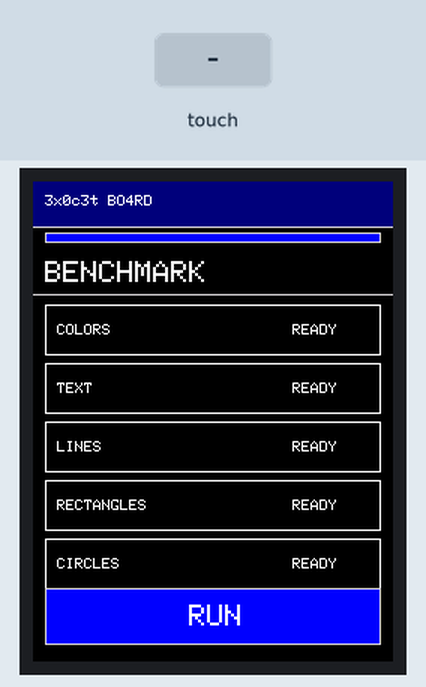
This sketch was run on a simulated ESP32. Parts: 240×320 colour display. The inputs (shaded band) are chosen by the test bench. What the sketch prints to the serial monitor is not drawn.

Above: at 1.7 s.
1.8 s: screen touched at 13 % across, 50 % down
At 2.2 s:
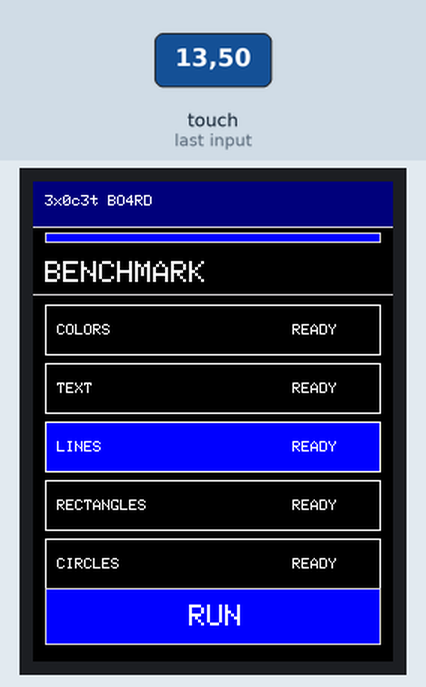
3.3 s: screen touched at 13 % across, 90 % down
At 5.4 s:
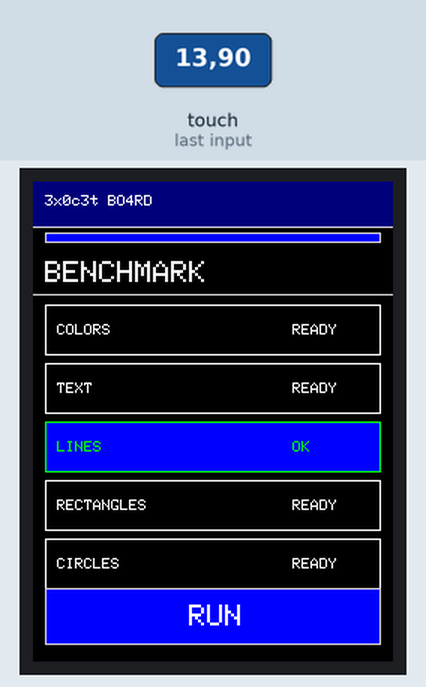
6.2 s: screen touched at 38 % across, 50 % down
At 6.7 s:
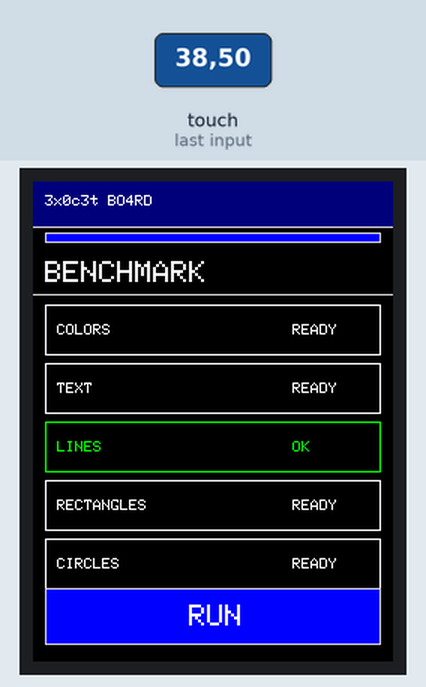
Timing chart, 0 to 9.2 s (numbered marks = the images above; inputs shaded):
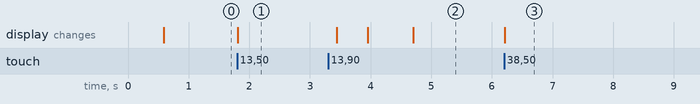

The sketch:

AFFICHAGE.ino
```cpp
#include "settings.h"
#include "display.h"
#include "menu.h"
#include "touch.h"

// ============================================================
// SETUP
// ============================================================

void setup()
{
    Serial.begin(DEBUG_SERIAL_BAUD);

    delay(200);

    Serial.println();
    Serial.println("==============================");
    Serial.println("  3x0c3t BO4RD AFFICHAGE");
    Serial.println("==============================");

    Serial.println("[TFT] Initialisation...");

    displayInit();

    Serial.println("[TFT] OK");

    Serial.println("[TOUCH] Initialisation...");

    touchInit();

    Serial.println("[TOUCH] OK");

    menuInit();

    Serial.println("[MENU] OK");
}

// ============================================================
// LOOP
// ============================================================

void loop()
{
    menuLoop();

    delay(10);
}
```

benchmark.cpp
```cpp
#include "benchmark.h"
#include "display.h"


// ============================================================
// ETAT
// ============================================================

static bool selected[BENCHMARK_COUNT];

static BenchmarkStatus status[
    BENCHMARK_COUNT
];

static int result[
    BENCHMARK_COUNT
];


// ============================================================
// NOMS
// ============================================================

const char* benchmarkName(
    uint8_t index
)
{
    switch (index)
    {
        case 0:
            return "COLORS";

        case 1:
            return "TEXT";

        case 2:
            return "LINES";

        case 3:
            return "RECTANGLES";

        case 4:
            return "CIRCLES";

        default:
            return "UNKNOWN";
    }
}


// ============================================================
// NOMBRE
// ============================================================

uint8_t benchmarkCount()
{
    return BENCHMARK_COUNT;
}


// ============================================================
// INITIALISATION
// ============================================================

void benchmarkInit()
{
    for (
        uint8_t i = 0;
        i < BENCHMARK_COUNT;
        i++
    )
    {
        selected[i] = false;

        status[i] =
            BENCHMARK_IDLE;

        result[i] = 0;
    }
}


// ============================================================
// SELECTION
// ============================================================

bool benchmarkIsSelected(
    uint8_t index
)
{
    if (index >= BENCHMARK_COUNT)
    {
        return false;
    }

    return selected[index];
}


// ============================================================
// STATUS
// ============================================================

BenchmarkStatus benchmarkGetStatus(
    uint8_t index
)
{
    if (index >= BENCHMARK_COUNT)
    {
        return BENCHMARK_ERROR;
    }

    return status[index];
}


// ============================================================
// TOGGLE
// ============================================================

void benchmarkToggle(
    uint8_t index
)
{
    if (index >= BENCHMARK_COUNT)
    {
        return;
    }

    selected[index] =
        !selected[index];
}


// ============================================================
// SELECT ALL
// ============================================================

void benchmarkSelectAll()
{
    for (
        uint8_t i = 0;
        i < BENCHMARK_COUNT;
        i++
    )
    {
        selected[i] = true;
    }
}


// ============================================================
// CLEAR ALL
// ============================================================

void benchmarkClearAll()
{
    for (
        uint8_t i = 0;
        i < BENCHMARK_COUNT;
        i++
    )
    {
        selected[i] = false;
    }
}


// ============================================================
// BENCHMARK COLORS
// ============================================================

void benchmarkColors()
{
    TFT_eSPI& tft =
        displayGetTFT();

    tft.fillScreen(TFT_RED);
    delay(250);

    tft.fillScreen(TFT_GREEN);
    delay(250);

    tft.fillScreen(TFT_BLUE);
    delay(250);

    tft.fillScreen(TFT_BLACK);
}


// ============================================================
// BENCHMARK TEXT
// ============================================================

void benchmarkText()
{
    TFT_eSPI& tft =
        displayGetTFT();

    tft.fillScreen(TFT_BLACK);

    tft.setTextColor(TFT_WHITE);

    tft.setTextSize(1);

    for (
        uint16_t y = 0;
        y < SCREEN_HEIGHT;
        y += 16
    )
    {
        tft.setCursor(
            5,
            y
        );

        tft.print(
            "3x0c3t BO4RD TEXT TEST"
        );
    }

    delay(500);
}


// ============================================================
// BENCHMARK LINES
// ============================================================

void benchmarkLines()
{
    TFT_eSPI& tft =
        displayGetTFT();

    tft.fillScreen(TFT_BLACK);

    for (
        uint16_t x = 0;
        x < SCREEN_WIDTH;
        x += 10
    )
    {
        tft.drawLine(
            0,
            0,
            x,
            SCREEN_HEIGHT - 1,
            TFT_CYAN
        );
    }

    for (
        uint16_t y = 0;
        y < SCREEN_HEIGHT;
        y += 10
    )
    {
        tft.drawLine(
            0,
            0,
            SCREEN_WIDTH - 1,
            y,
            TFT_GREEN
        );
    }

    delay(500);
}


// ============================================================
// BENCHMARK RECTANGLES
// ============================================================

void benchmarkRectangles()
{
    TFT_eSPI& tft =
        displayGetTFT();

    tft.fillScreen(TFT_BLACK);

    for (
        uint16_t size = 10;
        size < 120;
        size += 10
    )
    {
        int16_t x =
            (SCREEN_WIDTH - size) / 2;

        int16_t y =
            (SCREEN_HEIGHT - size) / 2;

        tft.drawRect(
            x,
            y,
            size,
            size,
            TFT_YELLOW
        );
    }

    delay(500);
}


// ============================================================
// BENCHMARK CIRCLES
// ============================================================

void benchmarkCircles()
{
    TFT_eSPI& tft =
        displayGetTFT();

    tft.fillScreen(TFT_BLACK);

    int16_t cx =
        SCREEN_WIDTH / 2;

    int16_t cy =
        SCREEN_HEIGHT / 2;

    for (
        uint16_t radius = 10;
        radius < 120;
        radius += 10
    )
    {
        tft.drawCircle(
            cx,
            cy,
            radius,
            TFT_MAGENTA
        );
    }

    delay(500);
}


// ============================================================
// EXECUTION
// ============================================================

void benchmarkRunSelected()
{
    for (
        uint8_t i = 0;
        i < BENCHMARK_COUNT;
        i++
    )
    {
        if (!selected[i])
        {
            continue;
        }


        // ----------------------------------------------------
        // RUNNING
        // ----------------------------------------------------

        status[i] =
            BENCHMARK_RUNNING;

        displayDrawBenchmarkResult(
            i,
            status[i],
            0
        );


        // ----------------------------------------------------
        // MESURE
        // ----------------------------------------------------

        unsigned long start =
            millis();


        // ----------------------------------------------------
        // EXECUTION
        // ----------------------------------------------------

        switch (i)
        {
            case 0:
                benchmarkColors();
                break;

            case 1:
                benchmarkText();
                break;

            case 2:
                benchmarkLines();
                break;

            case 3:
                benchmarkRectangles();
                break;

            case 4:
                benchmarkCircles();
                break;

            default:
                status[i] =
                    BENCHMARK_ERROR;
                break;
        }


        // ----------------------------------------------------
        // TEMPS
        // ----------------------------------------------------

        unsigned long elapsed =
            millis() - start;


        // ----------------------------------------------------
        // RESULTAT
        // ----------------------------------------------------

        result[i] = elapsed;

        status[i] =
            BENCHMARK_OK;

        displayDrawBenchmarkResult(
            i,
            status[i],
            elapsed
        );

        delay(300);
    }
}
```

benchmark.h
```cpp
#ifndef BENCHMARK_MODULE_H
#define BENCHMARK_MODULE_H

#include <Arduino.h>


// ============================================================
// 3x0c3t BO4RD - BENCHMARK
// ============================================================


// ============================================================
// ETATS
// ============================================================

enum BenchmarkStatus
{
    BENCHMARK_IDLE = 0,
    BENCHMARK_RUNNING,
    BENCHMARK_OK,
    BENCHMARK_ERROR
};


// ============================================================
// INITIALISATION
// ============================================================

void benchmarkInit();


// ============================================================
// INFORMATIONS
// ============================================================

uint8_t benchmarkCount();

const char* benchmarkName(
    uint8_t index
);

bool benchmarkIsSelected(
    uint8_t index
);

BenchmarkStatus benchmarkGetStatus(
    uint8_t index
);


// ============================================================
// SELECTION
// ============================================================

void benchmarkToggle(
    uint8_t index
);

void benchmarkSelectAll();

void benchmarkClearAll();


// ============================================================
// EXECUTION
// ============================================================

void benchmarkRunSelected();


// ============================================================
// BENCHMARKS
// ============================================================

void benchmarkColors();

void benchmarkText();

void benchmarkLines();

void benchmarkRectangles();

void benchmarkCircles();

#endif
```

display.cpp
```cpp
#include "display.h"


// ============================================================
// INSTANCE TFT
// ============================================================

static TFT_eSPI tft = TFT_eSPI();


// ============================================================
// INITIALISATION
// ============================================================

void displayInit()
{
    tft.init();

    tft.setRotation(TFT_ROTATION);

    tft.fillScreen(COLOR_BACKGROUND);

    tft.setTextColor(
        COLOR_TEXT,
        COLOR_BACKGROUND
    );

    tft.setTextSize(1);
}


// ============================================================
// ACCES TFT
// ============================================================

TFT_eSPI& displayGetTFT()
{
    return tft;
}


// ============================================================
// EFFACEMENT
// ============================================================

void displayClear()
{
    tft.fillScreen(COLOR_BACKGROUND);
}


// ============================================================
// HEADER
// ============================================================

void displayDrawHeader()
{
    tft.fillRect(
        0,
        HEADER_Y,
        SCREEN_WIDTH,
        HEADER_H,
        COLOR_HEADER
    );

    tft.setTextColor(
        COLOR_TITLE,
        COLOR_HEADER
    );

    tft.setTextSize(1);

    tft.setCursor(
        HEADER_TEXT_X,
        HEADER_TEXT_Y
    );

    tft.print(BOARD_NAME);

    tft.drawFastHLine(
        0,
        LINE1_Y,
        SCREEN_WIDTH,
        COLOR_BORDER
    );
}


// ============================================================
// BARRE DE CHARGEMENT
// ============================================================

void displayDrawLoading(uint8_t percent)
{
    if (percent > 100)
    {
        percent = 100;
    }

    tft.drawRect(
        LOADING_X,
        LOADING_Y,
        LOADING_W,
        LOADING_H,
        COLOR_BORDER
    );

    uint16_t innerWidth =
        LOADING_W - 2;

    uint16_t fillWidth =
        (innerWidth * percent) / 100;

    if (fillWidth > innerWidth)
    {
        fillWidth = innerWidth;
    }

    if (fillWidth > 0)
    {
        tft.fillRect(
            LOADING_X + 1,
            LOADING_Y + 1,
            fillWidth,
            LOADING_H - 2,
            COLOR_SELECTED
        );
    }
}


// ============================================================
// TITRE
// ============================================================

void displayDrawTitle(const char* title)
{
    tft.fillRect(
        0,
        TITLE_Y,
        SCREEN_WIDTH,
        TITLE_H,
        COLOR_BACKGROUND
    );

    tft.setTextColor(
        COLOR_TITLE,
        COLOR_BACKGROUND
    );

    tft.setTextSize(2);

    tft.setCursor(
        TITLE_TEXT_X,
        TITLE_Y + TITLE_TEXT_Y
    );

    tft.print(title);

    tft.drawFastHLine(
        0,
        LINE2_Y,
        SCREEN_WIDTH,
        COLOR_BORDER
    );
}


// ============================================================
// RESULTAT BENCHMARK
// ============================================================

void displayDrawBenchmarkResult(
    uint8_t index,
    BenchmarkStatus status,
    int value
)
{
    if (index >= BENCHMARK_COUNT)
    {
        return;
    }

    uint16_t y =
        BENCHMARK_FIRST_Y +
        index * (
            BENCHMARK_H +
            BENCHMARK_GAP
        );

    uint16_t color =
        COLOR_TEXT;


    switch (status)
    {
        case BENCHMARK_RUNNING:
            color = COLOR_RUNNING;
            break;

        case BENCHMARK_OK:
            color = COLOR_OK;
            break;

        case BENCHMARK_ERROR:
            color = COLOR_ERROR;
            break;

        case BENCHMARK_IDLE:
        default:
            color = COLOR_TEXT;
            break;
    }


    // --------------------------------------------------------
    // FOND
    // --------------------------------------------------------

    tft.fillRect(
        BENCHMARK_X,
        y,
        BENCHMARK_W,
        BENCHMARK_H,
        COLOR_BACKGROUND
    );


    // --------------------------------------------------------
    // BORDURE
    // --------------------------------------------------------

    tft.drawRect(
        BENCHMARK_X,
        y,
        BENCHMARK_W,
        BENCHMARK_H,
        color
    );


    // --------------------------------------------------------
    // NOM
    // --------------------------------------------------------

    tft.setTextColor(
        color,
        COLOR_BACKGROUND
    );

    tft.setTextSize(1);

    tft.setCursor(
        BENCHMARK_X + 8,
        y + 12
    );

    tft.print(
        benchmarkName(index)
    );


    // --------------------------------------------------------
    // RESULTAT
    // --------------------------------------------------------

    tft.setCursor(
        BENCHMARK_X + 155,
        y + 12
    );

    switch (status)
    {
        case BENCHMARK_IDLE:

            tft.print("READY");

            break;

        case BENCHMARK_RUNNING:

            tft.print("RUN...");

            break;

        case BENCHMARK_OK:

            tft.print(value);
            tft.print(" ms");

            break;

        case BENCHMARK_ERROR:

            tft.print("ERROR");

            break;
    }
}
```

display.h
```cpp
#ifndef DISPLAY_H
#define DISPLAY_H

#include <Arduino.h>
#include <TFT_eSPI.h>

#include "settings.h"
#include "benchmark.h"


// ============================================================
// INITIALISATION
// ============================================================

void displayInit();


// ============================================================
// ACCES TFT
// ============================================================

TFT_eSPI& displayGetTFT();


// ============================================================
// EFFACEMENT
// ============================================================

void displayClear();


// ============================================================
// HEADER
// ============================================================

void displayDrawHeader();


// ============================================================
// BARRE DE CHARGEMENT
// ============================================================

void displayDrawLoading(uint8_t percent);


// ============================================================
// TITRE
// ============================================================

void displayDrawTitle(const char* title);


// ============================================================
// RESULTAT BENCHMARK
// ============================================================

void displayDrawBenchmarkResult(
    uint8_t index,
    BenchmarkStatus status,
    int value
);

#endif
```

menu.h
```cpp
#ifndef AFFICHAGE_MENU_H
#define AFFICHAGE_MENU_H

#include <Arduino.h>

void menuInit();

void menuLoop();

#endif
```

touch.cpp
```cpp
#include "touch.h"
#include "settings.h"

#include <TFT_eSPI.h>

/*
 * ============================================================
 * 3x0c3t BO4RD - TOUCH
 * ============================================================
 *
 * TFT_eSPI gère le contrôleur tactile via sa configuration
 * User_Setup.h.
 * ============================================================
 */

static TFT_eSPI tft = TFT_eSPI();

/*
 * ============================================================
 * INITIALISATION
 * ============================================================
 */

void touchInit()
{
    /*
     * TFT_eSPI initialise le tactile avec init().
     * On ne redéfinit pas TOUCH_CS ici.
     */
}

/*
 * ============================================================
 * LECTURE
 * ============================================================
 */

bool touchRead(
    uint16_t* x,
    uint16_t* y
)
{
    if (x == nullptr || y == nullptr)
    {
        return false;
    }

    uint16_t tx;
    uint16_t ty;

    if (!tft.getTouch(
        &tx,
        &ty
    ))
    {
        return false;
    }

    *x = tx;
    *y = ty;

    return true;
}
```

Source omitted: menu.cpp (6301 bytes), touch.h (133 bytes), settings.h (3708 bytes)

Measured:
- after the input at 1.8 s, the display: changes at once (image 1)
- after the input at 3.3 s, the display: first changes after 0.14 s (image 2 shows a later state)
- after the input at 6.2 s, the display: changes at once (image 3)
